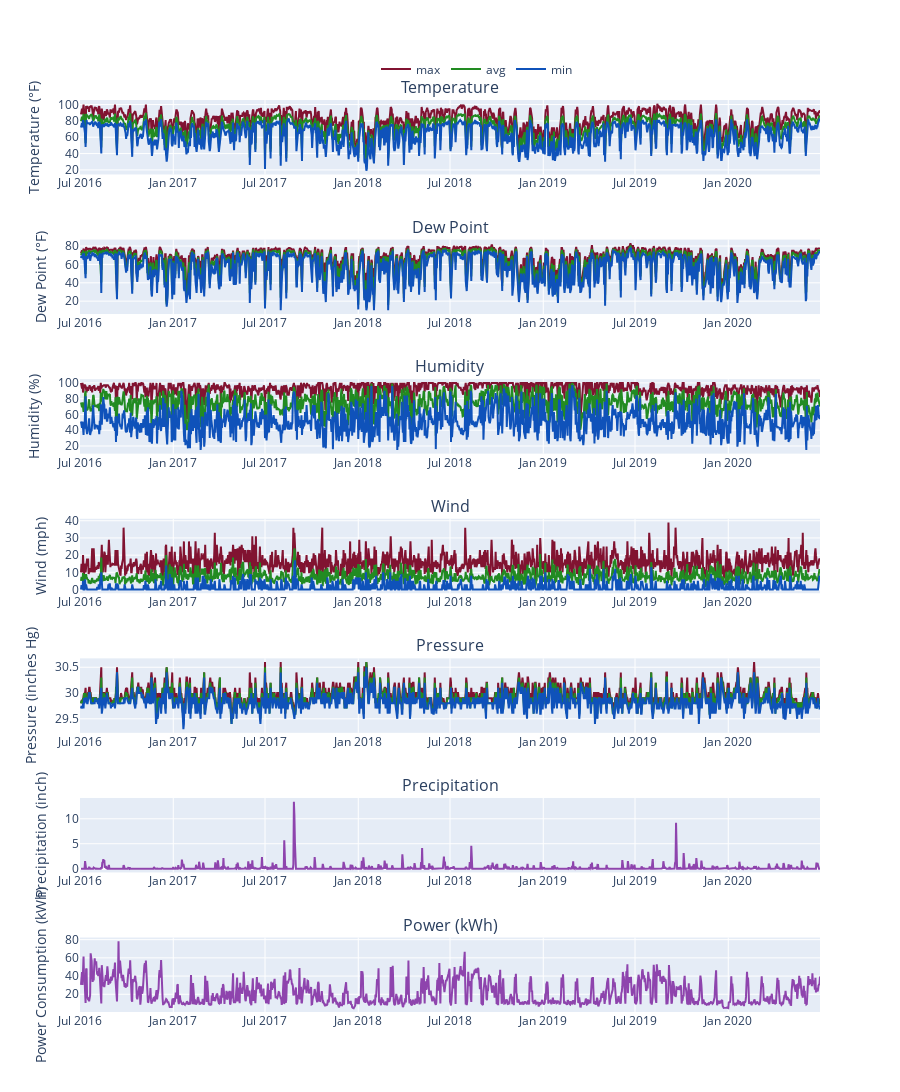

The notebook cell this image was saved under:
### Markdown cell above
---
# Time Plots

---

### Code cell
power_weather_cols = ['temp_max', 'temp_avg', 'temp_min', 'dew_max', 'dew_avg', 'dew_min', 'hum_max', 'hum_avg', 'hum_min',
                      'wind_max', 'wind_avg', 'wind_min', 'press_max', 'press_avg', 'press_min', 'precipit', 'value (k_wh)',]

fig_1 = make_subplots(rows=7, cols=1, 
                      subplot_titles=["Temperature", "Dew Point", "Humidity", "Wind", "Pressure",
                                      "Precipitation", "Power (kWh)"])

ind = 0
col_n = ""

color_dict = {"min": "#0F52BA", "avg": "#228B22", "max": "#811331", "others": "#8E44AD"}


for ii in range(len(power_weather_cols)):

    col = power_weather_cols[ii]
    col_split = col.split("_")

    if (len(col_split)>1) and (col_split[1] in color_dict.keys()):
        color = color_dict[col_split[1]]
        group_title = col_split[1]
    else:
        color = color_dict["others"]
        group_title = col


    if col_n != col_split[0]:
        col_n = col_split[0]
        ind = ind + 1

        fig_1.add_trace(
            go.Scatter(x=power_weather["weather_date"], y=power_weather[col], 
                       line=dict(color=color), showlegend=True if (ii<3) else False,
                       legendgroup=group_title, name=group_title
                       ),
            row=ind,
            col=1
        )
    
    else:

        fig_1.add_trace(
            go.Scatter(x=power_weather["weather_date"], y=power_weather[col], 
                       line=dict(color=color), showlegend=True if (ii<3) else False,
                       legendgroup=group_title, name=group_title
                       ),
            row=ind,
            col=1
        )


fig_1.update_yaxes(title_text="Temperature (\xb0F)", row=1)
fig_1.update_yaxes(title_text="Dew Point (\xb0F)", row=2)
fig_1.update_yaxes(title_text="Humidity (%)", row=3)
fig_1.update_yaxes(title_text="Wind (mph)", row=4)
fig_1.update_yaxes(title_text="Pressure (inches Hg)", row=5)
fig_1.update_yaxes(title_text="Precipitation (inch)", row=6)
fig_1.update_yaxes(title_text="Power Consumption (kWh)", row=7)


fig_1.update_layout(height=1400, 
                    legend=dict(yanchor="top", y=1.05, xanchor="left", x=0.4, orientation="h"))
fig_1.show()

### Figure 1 — Plotly figure (JSON) as saved in the notebook; plotly's stock layout.template omitted (floating-point values rounded to 4 significant figures; data arrays with more than 128 entries replaced by an {"elided": "..."} marker saying what was removed)
{"data": [{"legendgroup": "max", "line": {"color": "#811331"}, "name": "max", "showlegend": true, "type": "scatter", "x": {"elided": "1461 str values"}, "xaxis": "x", "y": {"elided": "1461 float values"}, "yaxis": "y"}, {"legendgroup": "avg", "line": {"color": "#228B22"}, "name": "avg", "showlegend": true, "type": "scatter", "x": {"elided": "1461 str values"}, "xaxis": "x", "y": {"elided": "1461 float values"}, "yaxis": "y"}, {"legendgroup": "min", "line": {"color": "#0F52BA"}, "name": "min", "showlegend": true, "type": "scatter", "x": {"elided": "1461 str values"}, "xaxis": "x", "y": {"elided": "1461 float values"}, "yaxis": "y"}, {"legendgroup": "max", "line": {"color": "#811331"}, "name": "max", "showlegend": false, "type": "scatter", "x": {"elided": "1461 str values"}, "xaxis": "x2", "y": {"elided": "1461 float values"}, "yaxis": "y2"}, {"legendgroup": "avg", "line": {"color": "#228B22"}, "name": "avg", "showlegend": false, "type": "scatter", "x": {"elided": "1461 str values"}, "xaxis": "x2", "y": {"elided": "1461 float values"}, "yaxis": "y2"}, {"legendgroup": "min", "line": {"color": "#0F52BA"}, "name": "min", "showlegend": false, "type": "scatter", "x": {"elided": "1461 str values"}, "xaxis": "x2", "y": {"elided": "1461 float values"}, "yaxis": "y2"}, {"legendgroup": "max", "line": {"color": "#811331"}, "name": "max", "showlegend": false, "type": "scatter", "x": {"elided": "1461 str values"}, "xaxis": "x3", "y": {"elided": "1461 float values"}, "yaxis": "y3"}, {"legendgroup": "avg", "line": {"color": "#228B22"}, "name": "avg", "showlegend": false, "type": "scatter", "x": {"elided": "1461 str values"}, "xaxis": "x3", "y": {"elided": "1461 float values"}, "yaxis": "y3"}, {"legendgroup": "min", "line": {"color": "#0F52BA"}, "name": "min", "showlegend": false, "type": "scatter", "x": {"elided": "1461 str values"}, "xaxis": "x3", "y": {"elided": "1461 float values"}, "yaxis": "y3"}, {"legendgroup": "max", "line": {"color": "#811331"}, "name": "max", "showlegend": false, "type": "scatter", "x": {"elided": "1461 str values"}, "xaxis": "x4", "y": {"elided": "1461 float values"}, "yaxis": "y4"}, {"legendgroup": "avg", "line": {"color": "#228B22"}, "name": "avg", "showlegend": false, "type": "scatter", "x": {"elided": "1461 str values"}, "xaxis": "x4", "y": {"elided": "1461 float values"}, "yaxis": "y4"}, {"legendgroup": "min", "line": {"color": "#0F52BA"}, "name": "min", "showlegend": false, "type": "scatter", "x": {"elided": "1461 str values"}, "xaxis": "x4", "y": {"elided": "1461 float values"}, "yaxis": "y4"}, {"legendgroup": "max", "line": {"color": "#811331"}, "name": "max", "showlegend": false, "type": "scatter", "x": {"elided": "1461 str values"}, "xaxis": "x5", "y": {"elided": "1461 float values"}, "yaxis": "y5"}, {"legendgroup": "avg", "line": {"color": "#228B22"}, "name": "avg", "showlegend": false, "type": "scatter", "x": {"elided": "1461 str values"}, "xaxis": "x5", "y": {"elided": "1461 float values"}, "yaxis": "y5"}, {"legendgroup": "min", "line": {"color": "#0F52BA"}, "name": "min", "showlegend": false, "type": "scatter", "x": {"elided": "1461 str values"}, "xaxis": "x5", "y": {"elided": "1461 float values"}, "yaxis": "y5"}, {"legendgroup": "precipit", "line": {"color": "#8E44AD"}, "name": "precipit", "showlegend": false, "type": "scatter", "x": {"elided": "1461 str values"}, "xaxis": "x6", "y": {"elided": "1461 float values"}, "yaxis": "y6"}, {"legendgroup": "value (k_wh)", "line": {"color": "#8E44AD"}, "name": "value (k_wh)", "showlegend": false, "type": "scatter", "x": {"elided": "1461 str values"}, "xaxis": "x7", "y": {"elided": "1461 float values"}, "yaxis": "y7"}], "layout": {"annotations": [{"font": {"size": 16}, "showarrow": false, "text": "Temperature", "x": 0.5, "xanchor": "center", "xref": "paper", "y": 1.0, "yanchor": "bottom", "yref": "paper"}, {"font": {"size": 16}, "showarrow": false, "text": "Dew Point", "x": 0.5, "xanchor": "center", "xref": "paper", "y": 0.8469, "yanchor": "bottom", "yref": "paper"}, {"font": {"size": 16}, "showarrow": false, "text": "Humidity", "x": 0.5, "xanchor": "center", "xref": "paper", "y": 0.6939, "yanchor": "bottom", "yref": "paper"}, {"font": {"size": 16}, "showarrow": false, "text": "Wind", "x": 0.5, "xanchor": "center", "xref": "paper", "y": 0.5408, "yanchor": "bottom", "yref": "paper"}, {"font": {"size": 16}, "showarrow": false, "text": "Pressure", "x": 0.5, "xanchor": "center", "xref": "paper", "y": 0.3878, "yanchor": "bottom", "yref": "paper"}, {"font": {"size": 16}, "showarrow": false, "text": "Precipitation", "x": 0.5, "xanchor": "center", "xref": "paper", "y": 0.2347, "yanchor": "bottom", "yref": "paper"}, {"font": {"size": 16}, "showarrow": false, "text": "Power (kWh)", "x": 0.5, "xanchor": "center", "xref": "paper", "y": 0.08163, "yanchor": "bottom", "yref": "paper"}], "height": 1400, "legend": {"orientation": "h", "x": 0.4, "xanchor": "left", "y": 1.05, "yanchor": "top"}, "xaxis": {"anchor": "y", "domain": [0, 1]}, "xaxis2": {"anchor": "y2", "domain": [0, 1]}, "xaxis3": {"anchor": "y3", "domain": [0, 1]}, "xaxis4": {"anchor": "y4", "domain": [0, 1]}, "xaxis5": {"anchor": "y5", "domain": [0, 1]}, "xaxis6": {"anchor": "y6", "domain": [0, 1]}, "xaxis7": {"anchor": "y7", "domain": [0, 1]}, "yaxis": {"anchor": "x", "domain": [0.9184, 1.0], "title": {"text": "Temperature (°F)"}}, "yaxis2": {"anchor": "x2", "domain": [0.7653, 0.8469], "title": {"text": "Dew Point (°F)"}}, "yaxis3": {"anchor": "x3", "domain": [0.6122, 0.6939], "title": {"text": "Humidity (%)"}}, "yaxis4": {"anchor": "x4", "domain": [0.4592, 0.5408], "title": {"text": "Wind (mph)"}}, "yaxis5": {"anchor": "x5", "domain": [0.3061, 0.3878], "title": {"text": "Pressure (inches Hg)"}}, "yaxis6": {"anchor": "x6", "domain": [0.1531, 0.2347], "title": {"text": "Precipitation (inch)"}}, "yaxis7": {"anchor": "x7", "domain": [0, 0.08163], "title": {"text": "Power Consumption (kWh)"}}}}
